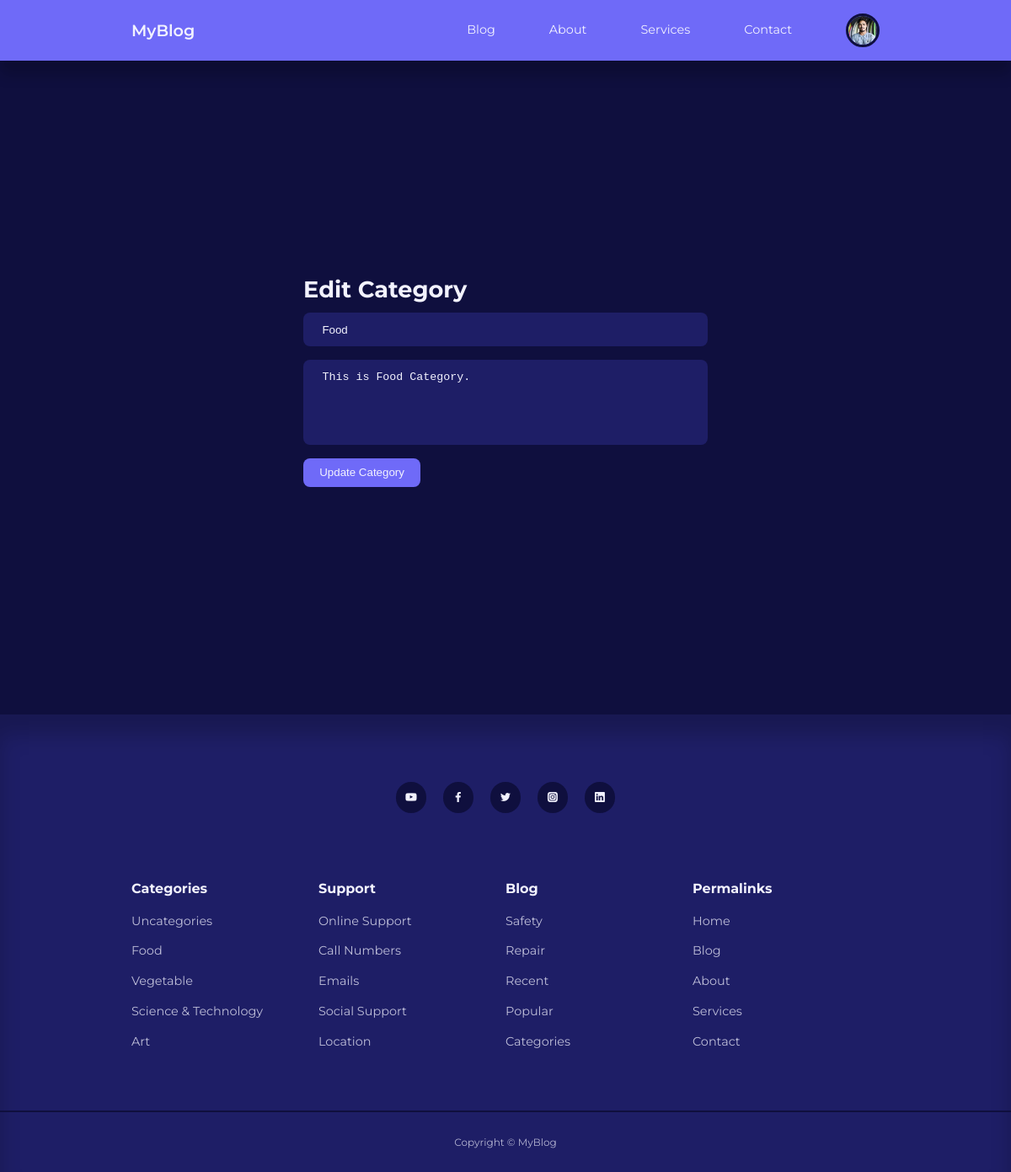
The page /admin/edit-category.php?id=2 (signed in) on the database its author committed.
### tables this page shows
CREATE TABLE IF NOT EXISTS `users` (
  `id` int UNSIGNED NOT NULL AUTO_INCREMENT,
  `firstname` varchar(50) NOT NULL,
  `lastname` varchar(50) NOT NULL,
  `username` varchar(50) NOT NULL,
  `email` varchar(100) NOT NULL,
  `password` varchar(255) NOT NULL,
  `avatar` varchar(255) NOT NULL,
  `is_admin` tinyint(1) NOT NULL,
  PRIMARY KEY (`id`)
);

CREATE TABLE IF NOT EXISTS `categories` (
  `id` int UNSIGNED NOT NULL AUTO_INCREMENT,
  `title` varchar(50) NOT NULL,
  `description` text NOT NULL,
  PRIMARY KEY (`id`)
);

### admin/partials/header.php (called while the page is built, shortened)
<?php
require '../partials/header.php';

### admin/edit-category.php (the view, shortened to what this page needs)
<?php
include 'partials/header.php';
if (isset($_GET['id'])) {
    $id = filter_var($_GET['id'], FILTER_SANITIZE_NUMBER_INT);
    $query = "SELECT * FROM categories WHERE id ='$id';";
    $result = mysqli_query($conn, $query);
    if (mysqli_num_rows($result) == 1) {
        $category = mysqli_fetch_assoc($result);
    }
} else {
    header('location:' . ROOT_URL . 'admin/manage-categories.php');
    die();
}
?>
<section class="form_section">
    <div class="container form_section-container">
        <h2>Edit Category</h2>
        <form action="<?= ROOT_URL ?>admin/edit-category-logic.php" enctype="multipart/form-data" method="POST">
            <input type="text" placeholder="Title" name="title" value="<?= $category['title'] ?>">
            <textarea rows="5" placeholder="Description" name="description"><?= $category['description'] ?></textarea>
            <button type="submit" class="btn" name="submit">Update Category</button>
        </form>
    </div>
</section>
<?php
include '../partials/footer.php';
?>

### partials/header.php (shortened to what this page needs)
<?php
require 'config/database.php';
if (isset($_SESSION['user_id'])) {
    $id = filter_var($_SESSION['user_id'], FILTER_SANITIZE_NUMBER_INT);
    $query = "SELECT avatar FROM users WHERE id=$id";
    $result = mysqli_query($conn, $query);
    $avatar = mysqli_fetch_assoc($result);
}
?>
<!DOCTYPE html>
<html lang="en">
<head>
    <link rel="stylesheet" href="<?= ROOT_URL ?>css/style.css" />
    <link rel="stylesheet" href="https://unicons.iconscout.com/release/v4.0.0/css/line.css" />
</head>
<body>
    <nav>
        <div class="container nav_container">
            <a href="<?= ROOT_URL ?>" class="nav_logo">MyBlog</a>
            <ul class="nav_items">
                <li><a href="<?php echo ROOT_URL ?>blog.php">Blog</a></li>
                <li><a href="<?= ROOT_URL ?>about.php">About</a></li>
                <li><a href="<?= ROOT_URL ?>services.php">Services</a></li>
                <li><a href="<?= ROOT_URL ?>contact.php">Contact</a></li>
                <?php if (isset($_SESSION['user_id'])) : ?>
                    <li class="nav_profile">
                        <div class="avatar">
                            <img src="<?= ROOT_URL . 'images/' . $avatar['avatar'] ?>" />
                        </div>
                    </li>
                <?php else : ?>
                    <li><a href="<?= ROOT_URL ?>signin.php">Signin</a></li>
                <?php endif; ?>
            </ul>
        </div>
    </nav>

### partials/footer.php (shortened to what this page needs)
<footer>
    <div class="footer_socials">
        <a href="https://www.youtube.com/" target="_blank"><i class="uil uil-youtube"></i></a>
        <a href="https://www.facebook.com/" target="_blank"><i class="uil uil-facebook-f"></i></a>
        <a href="https://twitter.com/?lang=en-in" target="_blank"><i class="uil uil-twitter"></i></a>
        <a href="https://www.instagram.com/" target="_blank"><i class="uil uil-instagram-alt"></i></a>
        <a href="https://in.linkedin.com/" target="_blank"><i class="uil uil-linkedin"></i></a>
    </div>
    <div class="container footer_container">
        <article>
            <h4>Categories</h4>
            <ul>
                <?php
                $all_categories = "SELECT * FROM categories;";
                $all_categories_result = mysqli_query($conn, $all_categories);
                ?>
                <?php while ($all_category = mysqli_fetch_assoc($all_categories_result)) : ?>
                    <li><a href="<?= ROOT_URL ?>category-posts.php?id=<?= $all_category['id'] ?>"><?= $all_category['title'] ?></a></li>
                <?php endwhile; ?>
            </ul>
        </article>
        <article>
            <h4>Support</h4>
            <ul>
                <li><a href="#">Online Support</a></li>
                <li><a href="#">Call Numbers</a></li>
                <li><a href="#">Emails</a></li>
                <li><a href="#">Social Support</a></li>
                <li><a href="#">Location</a></li>
            </ul>
        </article>
        <article>
            <h4>Blog</h4>
            <ul>
                <li><a href="#">Safety</a></li>
                <li><a href="#">Repair</a></li>
                <li><a href="#">Recent</a></li>
                <li><a href="#">Popular</a></li>
                <li><a href="#">Categories</a></li>
            </ul>
        </article>
        <article>
            <h4>Permalinks</h4>
            <ul>
                <li><a href="<?= ROOT_URL ?>">Home</a></li>
                <li><a href="<?= ROOT_URL ?>blog.php">Blog</a></li>
                <li><a href="<?= ROOT_URL ?>about.php">About</a></li>
                <li><a href="<?= ROOT_URL ?>services.php">Services</a></li>
                <li><a href="<?= ROOT_URL ?>contact.php">Contact</a></li>
            </ul>
        </article>
    </div>
    <div class="footer_copyright">
        <small>Copyright &copy; MyBlog</small>
    </div>
</footer>
</body>
</html>

### css/style.css (style rules this page uses)
:root { --color-primary: #6f6af8; --color-primary-light: hsl(242, 91%, 69%, 18%); --color-primary-variant: #5854c7; --color-red: #da0f3f; --color-red-light: hsl(346, 87%, 46%, 15%); --color-green: #00c476; --color-green-light: hsl(156, 100%, 38%, 15%); --color-gray-900: #1e1e66; --color-gray-700: #2d2b7c; --color-gray-300: rgba(242, 242, 254, 0.3); --color-gray-200: rgba(242, 242, 254, 0.7); --color-white: #f2f2fe; --color-bg: #0f0f3e; --transition: all 300ms ease; --container-width-lg: 74%; --container-width-md: 88%; --form-width: 40%; --card-border-radius-1: 0.3rem; --card-border-radius-2: 0.5rem; --card-border-radius-3: 0.8rem; --card-border-radius-4: 2rem; --card-border-radius-5: 5rem; }
* { margin: 0; padding: 0; outline: 0; border: 0; appearance: 0; list-style: none; text-decoration: none; box-sizing: border-box; }
body { font-family: 'Montserrat', sans-serif; line-height: 1.6; color: var(--color-gray-200); overflow-x: hidden; background: var(--color-bg); font-size: 0.9rem; }
.container { width: var(--container-width-lg); max-width: 1800px; margin-inline: auto; }
section { margin-top: 3rem ; width: 100vw; }
h1, h2, h3, h4, h5 { color: var(--color-white); line-height: 1.3rem; }
h2 { font-size: 1.7rem; margin: 1rem 0; }
h4 { font-size: 1rem; }
a { color: var(--color-white); transition: var(--transition); }
img { display: block; width: 100%; object-fit: cover; }
nav { background: var(--color-primary); width: 100vw; height: 4.5rem; position: fixed; top: 0; z-index: 10; box-shadow: 0 1rem 1rem rgba(0, 0 , 0 , .2); }
.nav_container { height: 100%; display: flex; align-items: center; justify-content: space-between; }
.avatar { width: 2.5rem; height: 2.5rem; border-radius: 50%; overflow: hidden; border: .2rem solid var(--color-bg); }
.nav_logo { font-weight: 600; font-size: 1.2rem; }
.nav_items { display: flex; align-items: center; gap: 4rem; }
.nav_profile { position: relative; cursor: pointer; }
footer { background: var(--color-gray-900); padding: 5rem 0 0; box-shadow: inset 0 1.5rem 1.5rem rgba(0, 0 , 0 , .2); }
.footer_socials { margin-inline: auto ; width: fit-content; margin-bottom: 5rem; display: flex; justify-content: space-between; align-items: center; gap: 1.2rem; }
.footer_socials a { background: var(--color-bg); border-radius: 50%; width: 2.3rem; height: 2.3rem; display: flex; align-items: center; justify-content: center; }
.footer_container { display: grid; grid-template-columns: repeat(4, 1fr); }
footer h4 { color: var(--color-white); margin-bottom: .6rem; }
footer ul li { padding: .4rem 0; }
footer ul a { opacity: .75; }
.footer_copyright { text-align: center; padding: 1.5rem 0; border-top: 2px solid var(--color-bg); margin-top: 4rem; }
.btn { display: inline-block; width: fit-content; padding: 0.6rem 1.2rem; background-color: var(--color-primary); border-radius: var(--card-border-radius-2); cursor: pointer; transition: var(--transition); color: var(--color-white); }
.form_section { display: grid; place-items: center; height: 100vh; }
.form_section-container { width: var(--form-width); }
form { display: flex; flex-direction: column; gap: 1rem; }
input, textarea, select { padding: 0.8rem 1.4rem; background-color: var(--color-gray-900); border-radius: var(--card-border-radius-2); resize: none; color: var(--color-white); }

### rows shown on the page
users: avatar (picture)
categories: title "Food", description "This is Food Category."
categories: title "Uncategories"
categories: title "Vegetable"
categories: title "Science & Technology"
categories: title "Art"
